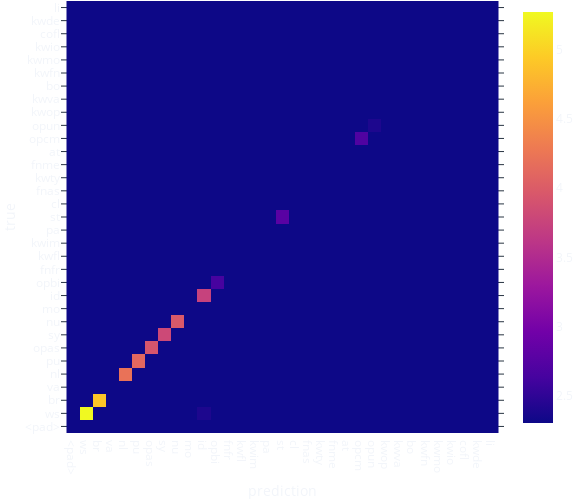

Notebook code cell kept with this figure:
### Code cell
from src import text_process

pred_tags_det = (
    val_df["tokens"]
    .map_elements(lambda tks: text_process.process("".join(tks))[1], pl.List(pl.String))
    .explode()
    .to_list()
)

# put all unknown into some class
# pred_tags_det = [t if t != "uk" else "va" for t in pred_tags_det]

print(len(true_tags), len(pred_tags_det))
print(true_tags)
print(pred_tags_det)


eval(true_tags, pred_tags_det)

### Figure 1 — Plotly figure (JSON) as saved in the notebook; plotly's stock layout.template omitted (floating-point values rounded to 4 significant figures; data arrays with more than 128 entries replaced by an {"elided": "..."} marker saying what was removed)
{"data": [{"text": {"elided": "33x33 int values"}, "type": "heatmap", "x": ["<pad>", "ws", "br", "va", "nl", "pu", "opas", "sy", "nu", "mo", "id", "opbi", "fnfr", "kwfl", "kwim", "pa", "st", "cl", "fnas", "kwty", "fnme", "at", "opcm", "opun", "kwop", "kwva", "bo", "kwfn", "kwmo", "kwio", "cofl", "kwde", "li"], "y": ["<pad>", "ws", "br", "va", "nl", "pu", "opas", "sy", "nu", "mo", "id", "opbi", "fnfr", "kwfl", "kwim", "pa", "st", "cl", "fnas", "kwty", "fnme", "at", "opcm", "opun", "kwop", "kwva", "bo", "kwfn", "kwmo", "kwio", "cofl", "kwde", "li"], "z": {"elided": "33x33 float values"}}], "layout": {"height": 500, "width": 580, "xaxis": {"dtick": 1, "title": {"text": "prediction"}, "type": "category"}, "yaxis": {"dtick": 1, "scaleanchor": "x", "title": {"text": "true"}, "type": "category"}}}
